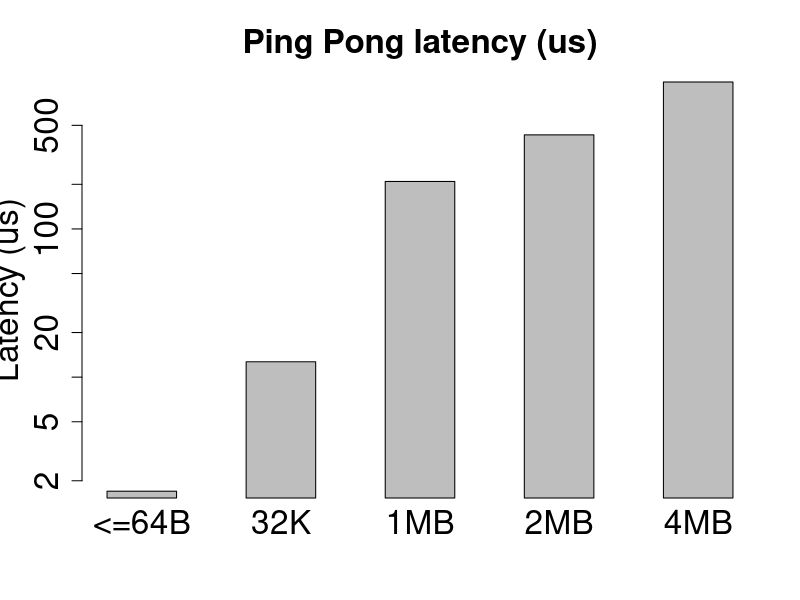

Generate this figure with R:

pdf("raw_firebox_latency.pdf")

data <- c(1.7, 12.7, 209, 431, 980)

barplot(data, main="Ping Pong latency (us)",
        ylab="Latency (us)", xlab="", #col=c("darkblue","darkgreen"), 
        beside=TRUE, space=1, width=c(0.5,0.5,0.5),
        log="y",
        cex.lab=2, cex.axis=2, cex.main=2, cex.sub=2,cex.names=2,
        names.arg=c("<=64B", "32K", "1MB", "2MB", "4MB"))


#legend=c("With lazy instantiation", "W/o lazy instantiation"))
